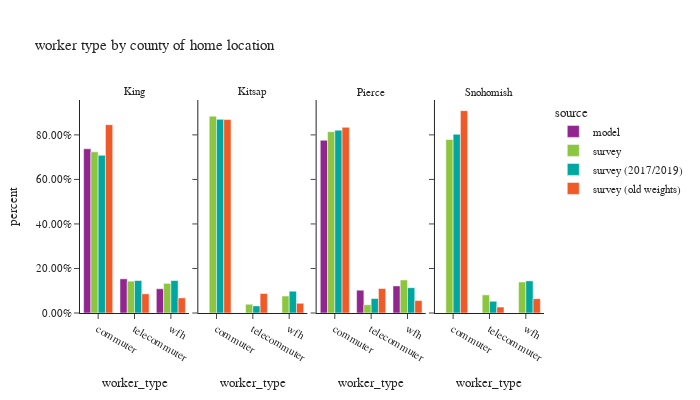

The notebook cell this image was saved under:
### Code cell
df_worker_count = workers.groupby(['source','CountyName_hh','worker_type'])['pdexpfac']. \
    sum().reset_index()
df_worker_count['percent'] = df_worker_count.groupby(['source','CountyName_hh'], group_keys=False)['pdexpfac']. \
    apply(lambda x: x / float(x.sum()))

df_worker_count_ct = workers.groupby(['source','CountyName_hh','worker_type'])['pdexpfac'].count().reset_index(). \
    rename(columns={'pdexpfac':'sample count'})
df_worker_count = df_worker_count.merge(df_worker_count_ct, on=['source','CountyName_hh','worker_type']). \
    rename(columns={'pdexpfac':'total count'})


fig = px.bar(df_worker_count.sort_values(by=['CountyName_hh','worker_type']), x='worker_type', y="percent",
             facet_col="CountyName_hh", color="source",hover_data=['sample count','total count'],
             barmode="group",
             title="worker type by county of home location")
fig.for_each_annotation(lambda a: a.update(text = a.text.split("=")[-1]))
fig.update_layout(height=400, width=700, font=dict(size=11))
fig.for_each_yaxis(lambda a: a.update(tickformat = ".2%"))
fig.update_xaxes(categoryorder='array', categoryarray= ['commuter','telecommuter','wfh'])
fig.show()

### Figure 1 — Plotly figure (JSON) as saved in the notebook; plotly's stock layout.template omitted (floating-point values rounded to 4 significant figures)
{"data": [{"alignmentgroup": "True", "customdata": [[575900.0, 575900.0], [119900.0, 119900.0], [85080.0, 85080.0]], "hovertemplate": "source=model<br>CountyName_hh=King<br>worker_type=%{x}<br>percent=%{y}<br>sample count=%{customdata[0]}<br>total count=%{customdata[1]}<extra></extra>", "legendgroup": "model", "marker": {"color": "#91268F", "pattern": {"shape": ""}}, "name": "model", "offsetgroup": "model", "orientation": "v", "showlegend": true, "textposition": "auto", "type": "bar", "x": ["commuter", "telecommuter", "wfh"], "xaxis": "x", "y": [0.7375, 0.1535, 0.109], "yaxis": "y"}, {"alignmentgroup": "True", "customdata": [[346700.0, 346700.0], [45870.0, 45870.0], [54350.0, 54350.0]], "hovertemplate": "source=model<br>CountyName_hh=Pierce<br>worker_type=%{x}<br>percent=%{y}<br>sample count=%{customdata[0]}<br>total count=%{customdata[1]}<extra></extra>", "legendgroup": "model", "marker": {"color": "#91268F", "pattern": {"shape": ""}}, "name": "model", "offsetgroup": "model", "orientation": "v", "showlegend": false, "textposition": "auto", "type": "bar", "x": ["commuter", "telecommuter", "wfh"], "xaxis": "x3", "y": [0.7757, 0.1026, 0.1216], "yaxis": "y3"}, {"alignmentgroup": "True", "customdata": [[1483.0, 719500.0], [617.0, 142100.0], [592.0, 132400.0]], "hovertemplate": "source=survey<br>CountyName_hh=King<br>worker_type=%{x}<br>percent=%{y}<br>sample count=%{customdata[0]}<br>total count=%{customdata[1]}<extra></extra>", "legendgroup": "survey", "marker": {"color": "#8CC63E", "pattern": {"shape": ""}}, "name": "survey", "offsetgroup": "survey", "orientation": "v", "showlegend": true, "textposition": "auto", "type": "bar", "x": ["commuter", "telecommuter", "wfh"], "xaxis": "x", "y": [0.7239, 0.143, 0.1331], "yaxis": "y"}, {"alignmentgroup": "True", "customdata": [[112.0, 95950.0], [17.0, 4292.0], [35.0, 8285.0]], "hovertemplate": "source=survey<br>CountyName_hh=Kitsap<br>worker_type=%{x}<br>percent=%{y}<br>sample count=%{customdata[0]}<br>total count=%{customdata[1]}<extra></extra>", "legendgroup": "survey", "marker": {"color": "#8CC63E", "pattern": {"shape": ""}}, "name": "survey", "offsetgroup": "survey", "orientation": "v", "showlegend": false, "textposition": "auto", "type": "bar", "x": ["commuter", "telecommuter", "wfh"], "xaxis": "x2", "y": [0.8841, 0.03955, 0.07634], "yaxis": "y2"}, {"alignmentgroup": "True", "customdata": [[239.0, 249300.0], [54.0, 11340.0], [65.0, 45490.0]], "hovertemplate": "source=survey<br>CountyName_hh=Pierce<br>worker_type=%{x}<br>percent=%{y}<br>sample count=%{customdata[0]}<br>total count=%{customdata[1]}<extra></extra>", "legendgroup": "survey", "marker": {"color": "#8CC63E", "pattern": {"shape": ""}}, "name": "survey", "offsetgroup": "survey", "orientation": "v", "showlegend": false, "textposition": "auto", "type": "bar", "x": ["commuter", "telecommuter", "wfh"], "xaxis": "x3", "y": [0.8144, 0.03703, 0.1486], "yaxis": "y3"}, {"alignmentgroup": "True", "customdata": [[222.0, 235600.0], [54.0, 24640.0], [77.0, 42150.0]], "hovertemplate": "source=survey<br>CountyName_hh=Snohomish<br>worker_type=%{x}<br>percent=%{y}<br>sample count=%{customdata[0]}<br>total count=%{customdata[1]}<extra></extra>", "legendgroup": "survey", "marker": {"color": "#8CC63E", "pattern": {"shape": ""}}, "name": "survey", "offsetgroup": "survey", "orientation": "v", "showlegend": false, "textposition": "auto", "type": "bar", "x": ["commuter", "telecommuter", "wfh"], "xaxis": "x4", "y": [0.7791, 0.08148, 0.1394], "yaxis": "y4"}, {"alignmentgroup": "True", "customdata": [[1396.0, 643000.0], [590.0, 132300.0], [573.0, 132400.0]], "hovertemplate": "source=survey (2017/2019)<br>CountyName_hh=King<br>worker_type=%{x}<br>percent=%{y}<br>sample count=%{customdata[0]}<br>total count=%{customdata[1]}<extra></extra>", "legendgroup": "survey (2017/2019)", "marker": {"color": "#00A7A0", "pattern": {"shape": ""}}, "name": "survey (2017/2019)", "offsetgroup": "survey (2017/2019)", "orientation": "v", "showlegend": true, "textposition": "auto", "type": "bar", "x": ["commuter", "telecommuter", "wfh"], "xaxis": "x", "y": [0.7083, 0.1458, 0.1459], "yaxis": "y"}, {"alignmentgroup": "True", "customdata": [[107.0, 91950.0], [17.0, 3379.0], [37.0, 10380.0]], "hovertemplate": "source=survey (2017/2019)<br>CountyName_hh=Kitsap<br>worker_type=%{x}<br>percent=%{y}<br>sample count=%{customdata[0]}<br>total count=%{customdata[1]}<extra></extra>", "legendgroup": "survey (2017/2019)", "marker": {"color": "#00A7A0", "pattern": {"shape": ""}}, "name": "survey (2017/2019)", "offsetgroup": "survey (2017/2019)", "orientation": "v", "showlegend": false, "textposition": "auto", "type": "bar", "x": ["commuter", "telecommuter", "wfh"], "xaxis": "x2", "y": [0.8698, 0.03196, 0.09823], "yaxis": "y2"}, {"alignmentgroup": "True", "customdata": [[229.0, 262600.0], [55.0, 20800.0], [63.0, 36370.0]], "hovertemplate": "source=survey (2017/2019)<br>CountyName_hh=Pierce<br>worker_type=%{x}<br>percent=%{y}<br>sample count=%{customdata[0]}<br>total count=%{customdata[1]}<extra></extra>", "legendgroup": "survey (2017/2019)", "marker": {"color": "#00A7A0", "pattern": {"shape": ""}}, "name": "survey (2017/2019)", "offsetgroup": "survey (2017/2019)", "orientation": "v", "showlegend": false, "textposition": "auto", "type": "bar", "x": ["commuter", "telecommuter", "wfh"], "xaxis": "x3", "y": [0.8212, 0.06504, 0.1137], "yaxis": "y3"}, {"alignmentgroup": "True", "customdata": [[214.0, 213300.0], [53.0, 14020.0], [77.0, 38380.0]], "hovertemplate": "source=survey (2017/2019)<br>CountyName_hh=Snohomish<br>worker_type=%{x}<br>percent=%{y}<br>sample count=%{customdata[0]}<br>total count=%{customdata[1]}<extra></extra>", "legendgroup": "survey (2017/2019)", "marker": {"color": "#00A7A0", "pattern": {"shape": ""}}, "name": "survey (2017/2019)", "offsetgroup": "survey (2017/2019)", "orientation": "v", "showlegend": false, "textposition": "auto", "type": "bar", "x": ["commuter", "telecommuter", "wfh"], "xaxis": "x4", "y": [0.8028, 0.05276, 0.1444], "yaxis": "y4"}, {"alignmentgroup": "True", "customdata": [[4638.0, 704700.0], [302.0, 71850.0], [472.0, 56600.0]], "hovertemplate": "source=survey (old weights)<br>CountyName_hh=King<br>worker_type=%{x}<br>percent=%{y}<br>sample count=%{customdata[0]}<br>total count=%{customdata[1]}<extra></extra>", "legendgroup": "survey (old weights)", "marker": {"color": "#F05A28", "pattern": {"shape": ""}}, "name": "survey (old weights)", "offsetgroup": "survey (old weights)", "orientation": "v", "showlegend": true, "textposition": "auto", "type": "bar", "x": ["commuter", "telecommuter", "wfh"], "xaxis": "x", "y": [0.8458, 0.08624, 0.06794], "yaxis": "y"}, {"alignmentgroup": "True", "customdata": [[130.0, 77440.0], [14.0, 7806.0], [26.0, 3883.0]], "hovertemplate": "source=survey (old weights)<br>CountyName_hh=Kitsap<br>worker_type=%{x}<br>percent=%{y}<br>sample count=%{customdata[0]}<br>total count=%{customdata[1]}<extra></extra>", "legendgroup": "survey (old weights)", "marker": {"color": "#F05A28", "pattern": {"shape": ""}}, "name": "survey (old weights)", "offsetgroup": "survey (old weights)", "orientation": "v", "showlegend": false, "textposition": "auto", "type": "bar", "x": ["commuter", "telecommuter", "wfh"], "xaxis": "x2", "y": [0.8688, 0.08758, 0.04357], "yaxis": "y2"}, {"alignmentgroup": "True", "customdata": [[426.0, 248700.0], [42.0, 32830.0], [44.0, 16610.0]], "hovertemplate": "source=survey (old weights)<br>CountyName_hh=Pierce<br>worker_type=%{x}<br>percent=%{y}<br>sample count=%{customdata[0]}<br>total count=%{customdata[1]}<extra></extra>", "legendgroup": "survey (old weights)", "marker": {"color": "#F05A28", "pattern": {"shape": ""}}, "name": "survey (old weights)", "offsetgroup": "survey (old weights)", "orientation": "v", "showlegend": false, "textposition": "auto", "type": "bar", "x": ["commuter", "telecommuter", "wfh"], "xaxis": "x3", "y": [0.8342, 0.1101, 0.05571], "yaxis": "y3"}, {"alignmentgroup": "True", "customdata": [[324.0, 212400.0], [19.0, 6261.0], [26.0, 15040.0]], "hovertemplate": "source=survey (old weights)<br>CountyName_hh=Snohomish<br>worker_type=%{x}<br>percent=%{y}<br>sample count=%{customdata[0]}<br>total count=%{customdata[1]}<extra></extra>", "legendgroup": "survey (old weights)", "marker": {"color": "#F05A28", "pattern": {"shape": ""}}, "name": "survey (old weights)", "offsetgroup": "survey (old weights)", "orientation": "v", "showlegend": false, "textposition": "auto", "type": "bar", "x": ["commuter", "telecommuter", "wfh"], "xaxis": "x4", "y": [0.9088, 0.02679, 0.06438], "yaxis": "y4"}], "layout": {"annotations": [{"font": {}, "showarrow": false, "text": "King", "x": 0.1175, "xanchor": "center", "xref": "paper", "y": 1.0, "yanchor": "bottom", "yref": "paper"}, {"font": {}, "showarrow": false, "text": "Kitsap", "x": 0.3725, "xanchor": "center", "xref": "paper", "y": 1.0, "yanchor": "bottom", "yref": "paper"}, {"font": {}, "showarrow": false, "text": "Pierce", "x": 0.6275, "xanchor": "center", "xref": "paper", "y": 1.0, "yanchor": "bottom", "yref": "paper"}, {"font": {}, "showarrow": false, "text": "Snohomish", "x": 0.8825, "xanchor": "center", "xref": "paper", "y": 1.0, "yanchor": "bottom", "yref": "paper"}], "barmode": "group", "font": {"size": 11}, "height": 400, "legend": {"title": {"text": "source"}, "tracegroupgap": 0}, "title": {"text": "worker type by county of home location"}, "width": 700, "xaxis": {"anchor": "y", "categoryarray": ["commuter", "telecommuter", "wfh"], "categoryorder": "array", "domain": [0.0, 0.235], "title": {"text": "worker_type"}}, "xaxis2": {"anchor": "y2", "categoryarray": ["commuter", "telecommuter", "wfh"], "categoryorder": "array", "domain": [0.255, 0.49], "matches": "x", "title": {"text": "worker_type"}}, "xaxis3": {"anchor": "y3", "categoryarray": ["commuter", "telecommuter", "wfh"], "categoryorder": "array", "domain": [0.51, 0.745], "matches": "x", "title": {"text": "worker_type"}}, "xaxis4": {"anchor": "y4", "categoryarray": ["commuter", "telecommuter", "wfh"], "categoryorder": "array", "domain": [0.765, 1.0], "matches": "x", "title": {"text": "worker_type"}}, "yaxis": {"anchor": "x", "domain": [0.0, 1.0], "tickformat": ".2%", "title": {"text": "percent"}}, "yaxis2": {"anchor": "x2", "domain": [0.0, 1.0], "matches": "y", "showticklabels": false, "tickformat": ".2%"}, "yaxis3": {"anchor": "x3", "domain": [0.0, 1.0], "matches": "y", "showticklabels": false, "tickformat": ".2%"}, "yaxis4": {"anchor": "x4", "domain": [0.0, 1.0], "matches": "y", "showticklabels": false, "tickformat": ".2%"}}}
